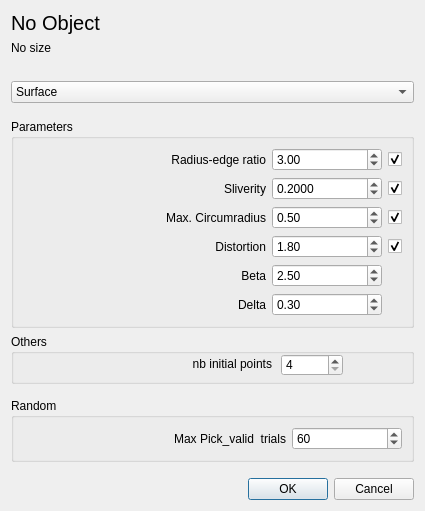
<?xml version="1.0" encoding="UTF-8"?>
<ui version="4.0">
 <class>Aniso_meshing_dialog</class>
 <widget class="QDialog" name="Aniso_meshing_dialog">
  <property name="enabled">
   <bool>true</bool>
  </property>
  <property name="geometry">
   <rect>
    <x>0</x>
    <y>0</y>
    <width>425</width>
    <height>493</height>
   </rect>
  </property>
  <property name="windowTitle">
   <string>Meshing criteria</string>
  </property>
  <layout class="QVBoxLayout" name="verticalLayout">
   <item>
    <widget class="QLabel" name="objectName">
     <property name="font">
      <font>
       <pointsize>15</pointsize>
      </font>
     </property>
     <property name="text">
      <string>No Object</string>
     </property>
    </widget>
   </item>
   <item>
    <widget class="QLabel" name="objectNameSize">
     <property name="text">
      <string>No size</string>
     </property>
    </widget>
   </item>
   <item>
    <spacer name="verticalSpacer_4">
     <property name="orientation">
      <enum>Qt::Vertical</enum>
     </property>
     <property name="sizeType">
      <enum>QSizePolicy::Minimum</enum>
     </property>
     <property name="sizeHint" stdset="0">
      <size>
       <width>20</width>
       <height>20</height>
      </size>
     </property>
    </spacer>
   </item>
   <item>
    <widget class="QComboBox" name="dimension">
     <property name="currentIndex">
      <number>0</number>
     </property>
     <property name="insertPolicy">
      <enum>QComboBox::NoInsert</enum>
     </property>
     <property name="sizeAdjustPolicy">
      <enum>QComboBox::AdjustToMinimumContentsLength</enum>
     </property>
     <item>
      <property name="text">
       <string>Surface</string>
      </property>
     </item>
     <item>
      <property name="text">
       <string>Volume</string>
      </property>
     </item>
    </widget>
   </item>
   <item>
    <spacer name="verticalSpacer_2">
     <property name="orientation">
      <enum>Qt::Vertical</enum>
     </property>
     <property name="sizeType">
      <enum>QSizePolicy::Fixed</enum>
     </property>
     <property name="sizeHint" stdset="0">
      <size>
       <width>20</width>
       <height>10</height>
      </size>
     </property>
    </spacer>
   </item>
   <item>
    <widget class="QGroupBox" name="groupBox">
     <property name="title">
      <string>Parameters</string>
     </property>
     <layout class="QGridLayout" name="gridLayout_2" rowstretch="0,0,0,0,0,0" columnstretch="2,0,0">
      <item row="0" column="0">
       <widget class="QLabel" name="radiusEdgeRatio_label">
        <property name="text">
         <string>Radius-edge ratio</string>
        </property>
        <property name="alignment">
         <set>Qt::AlignRight|Qt::AlignTrailing|Qt::AlignVCenter</set>
        </property>
        <property name="buddy">
         <cstring>radius_edge_ratio</cstring>
        </property>
       </widget>
      </item>
      <item row="0" column="1">
       <widget class="QDoubleSpinBox" name="radius_edge_ratio">
        <property name="minimumSize">
         <size>
          <width>110</width>
          <height>0</height>
         </size>
        </property>
        <property name="singleStep">
         <double>0.100000000000000</double>
        </property>
        <property name="value">
         <double>3.000000000000000</double>
        </property>
       </widget>
      </item>
      <item row="0" column="2">
       <widget class="QCheckBox" name="noRadiusEdgeRatio">
        <property name="toolTip">
         <string>Enable/Disable parameter</string>
        </property>
        <property name="text">
         <string/>
        </property>
        <property name="checked">
         <bool>true</bool>
        </property>
       </widget>
      </item>
      <item row="1" column="0">
       <widget class="QLabel" name="sliverity_label">
        <property name="text">
         <string>Sliverity</string>
        </property>
        <property name="alignment">
         <set>Qt::AlignRight|Qt::AlignTrailing|Qt::AlignVCenter</set>
        </property>
        <property name="buddy">
         <cstring>sliverity</cstring>
        </property>
       </widget>
      </item>
      <item row="1" column="1">
       <widget class="QDoubleSpinBox" name="sliverity">
        <property name="minimumSize">
         <size>
          <width>110</width>
          <height>0</height>
         </size>
        </property>
        <property name="decimals">
         <number>4</number>
        </property>
        <property name="singleStep">
         <double>0.100000000000000</double>
        </property>
        <property name="value">
         <double>0.200000000000000</double>
        </property>
       </widget>
      </item>
      <item row="1" column="2">
       <widget class="QCheckBox" name="noSliverity">
        <property name="toolTip">
         <string>Enable/Disable parameter</string>
        </property>
        <property name="text">
         <string/>
        </property>
        <property name="checked">
         <bool>true</bool>
        </property>
       </widget>
      </item>
      <item row="2" column="0">
       <widget class="QLabel" name="circumradius_label">
        <property name="text">
         <string>Max. Circumradius</string>
        </property>
        <property name="alignment">
         <set>Qt::AlignRight|Qt::AlignTrailing|Qt::AlignVCenter</set>
        </property>
        <property name="buddy">
         <cstring>circumradius</cstring>
        </property>
       </widget>
      </item>
      <item row="2" column="1">
       <widget class="QDoubleSpinBox" name="circumradius">
        <property name="minimumSize">
         <size>
          <width>110</width>
          <height>0</height>
         </size>
        </property>
        <property name="minimum">
         <double>0.000000000000000</double>
        </property>
        <property name="maximum">
         <double>100.000000000000000</double>
        </property>
        <property name="singleStep">
         <double>0.100000000000000</double>
        </property>
        <property name="value">
         <double>0.500000000000000</double>
        </property>
       </widget>
      </item>
      <item row="2" column="2">
       <widget class="QCheckBox" name="noCircumradius">
        <property name="toolTip">
         <string>Enable/Disable parameter</string>
        </property>
        <property name="text">
         <string/>
        </property>
        <property name="checked">
         <bool>true</bool>
        </property>
       </widget>
      </item>
      <item row="3" column="1">
       <widget class="QDoubleSpinBox" name="distortion">
        <property name="singleStep">
         <double>0.100000000000000</double>
        </property>
        <property name="value">
         <double>1.800000000000000</double>
        </property>
       </widget>
      </item>
      <item row="3" column="0">
       <widget class="QLabel" name="distortion_label">
        <property name="layoutDirection">
         <enum>Qt::LeftToRight</enum>
        </property>
        <property name="text">
         <string>Distortion</string>
        </property>
        <property name="alignment">
         <set>Qt::AlignRight|Qt::AlignTrailing|Qt::AlignVCenter</set>
        </property>
       </widget>
      </item>
      <item row="3" column="2">
       <widget class="QCheckBox" name="noDistortion">
        <property name="text">
         <string/>
        </property>
        <property name="checked">
         <bool>true</bool>
        </property>
       </widget>
      </item>
      <item row="4" column="0">
       <widget class="QLabel" name="beta_label">
        <property name="text">
         <string>Beta</string>
        </property>
        <property name="alignment">
         <set>Qt::AlignRight|Qt::AlignTrailing|Qt::AlignVCenter</set>
        </property>
       </widget>
      </item>
      <item row="4" column="1">
       <widget class="QDoubleSpinBox" name="beta">
        <property name="singleStep">
         <double>0.100000000000000</double>
        </property>
        <property name="value">
         <double>2.500000000000000</double>
        </property>
       </widget>
      </item>
      <item row="5" column="0">
       <widget class="QLabel" name="delta_label">
        <property name="text">
         <string>Delta</string>
        </property>
        <property name="alignment">
         <set>Qt::AlignRight|Qt::AlignTrailing|Qt::AlignVCenter</set>
        </property>
       </widget>
      </item>
      <item row="5" column="1">
       <widget class="QDoubleSpinBox" name="delta">
        <property name="singleStep">
         <double>0.100000000000000</double>
        </property>
        <property name="value">
         <double>0.300000000000000</double>
        </property>
       </widget>
      </item>
     </layout>
    </widget>
   </item>
   <item>
    <spacer name="verticalSpacer_5">
     <property name="orientation">
      <enum>Qt::Vertical</enum>
     </property>
     <property name="sizeHint" stdset="0">
      <size>
       <width>20</width>
       <height>40</height>
      </size>
     </property>
    </spacer>
   </item>
   <item>
    <spacer name="verticalSpacer_6">
     <property name="orientation">
      <enum>Qt::Vertical</enum>
     </property>
     <property name="sizeHint" stdset="0">
      <size>
       <width>20</width>
       <height>40</height>
      </size>
     </property>
    </spacer>
   </item>
   <item>
    <widget class="QGroupBox" name="groupBox_3">
     <property name="minimumSize">
      <size>
       <width>0</width>
       <height>50</height>
      </size>
     </property>
     <property name="title">
      <string>Others</string>
     </property>
     <widget class="QLabel" name="nbInitPointLabel">
      <property name="geometry">
       <rect>
        <x>180</x>
        <y>20</y>
        <width>81</width>
        <height>20</height>
       </rect>
      </property>
      <property name="text">
       <string>nb initial points</string>
      </property>
      <property name="alignment">
       <set>Qt::AlignRight|Qt::AlignTrailing|Qt::AlignVCenter</set>
      </property>
     </widget>
     <widget class="QDoubleSpinBox" name="nbInitialPoints">
      <property name="geometry">
       <rect>
        <x>270</x>
        <y>20</y>
        <width>62</width>
        <height>22</height>
       </rect>
      </property>
      <property name="decimals">
       <number>0</number>
      </property>
      <property name="minimum">
       <double>4.000000000000000</double>
      </property>
      <property name="maximum">
       <double>1000.000000000000000</double>
      </property>
     </widget>
    </widget>
   </item>
   <item>
    <spacer name="verticalSpacer">
     <property name="orientation">
      <enum>Qt::Vertical</enum>
     </property>
     <property name="sizeType">
      <enum>QSizePolicy::Minimum</enum>
     </property>
     <property name="sizeHint" stdset="0">
      <size>
       <width>20</width>
       <height>8</height>
      </size>
     </property>
    </spacer>
   </item>
   <item>
    <widget class="QGroupBox" name="groupBox_2">
     <property name="title">
      <string>Random</string>
     </property>
     <layout class="QGridLayout" name="gridLayout_3" columnstretch="2,0">
      <item row="0" column="1">
       <widget class="QDoubleSpinBox" name="maxTries">
        <property name="minimumSize">
         <size>
          <width>110</width>
          <height>0</height>
         </size>
        </property>
        <property name="decimals">
         <number>0</number>
        </property>
        <property name="maximum">
         <double>1000.000000000000000</double>
        </property>
        <property name="value">
         <double>60.000000000000000</double>
        </property>
       </widget>
      </item>
      <item row="0" column="0">
       <widget class="QLabel" name="maxTries_label">
        <property name="text">
         <string>Max Pick_valid  trials</string>
        </property>
        <property name="alignment">
         <set>Qt::AlignRight|Qt::AlignTrailing|Qt::AlignVCenter</set>
        </property>
       </widget>
      </item>
     </layout>
    </widget>
   </item>
   <item>
    <spacer name="verticalSpacer_3">
     <property name="orientation">
      <enum>Qt::Vertical</enum>
     </property>
     <property name="sizeType">
      <enum>QSizePolicy::Fixed</enum>
     </property>
     <property name="sizeHint" stdset="0">
      <size>
       <width>20</width>
       <height>10</height>
      </size>
     </property>
    </spacer>
   </item>
   <item>
    <widget class="QDialogButtonBox" name="buttonBox">
     <property name="orientation">
      <enum>Qt::Horizontal</enum>
     </property>
     <property name="standardButtons">
      <set>QDialogButtonBox::Cancel|QDialogButtonBox::Ok</set>
     </property>
    </widget>
   </item>
  </layout>
 </widget>
 <resources/>
 <connections>
  <connection>
   <sender>buttonBox</sender>
   <signal>accepted()</signal>
   <receiver>Aniso_meshing_dialog</receiver>
   <slot>accept()</slot>
   <hints>
    <hint type="sourcelabel">
     <x>384</x>
     <y>191</y>
    </hint>
    <hint type="destinationlabel">
     <x>157</x>
     <y>195</y>
    </hint>
   </hints>
  </connection>
  <connection>
   <sender>buttonBox</sender>
   <signal>rejected()</signal>
   <receiver>Aniso_meshing_dialog</receiver>
   <slot>reject()</slot>
   <hints>
    <hint type="sourcelabel">
     <x>384</x>
     <y>191</y>
    </hint>
    <hint type="destinationlabel">
     <x>286</x>
     <y>195</y>
    </hint>
   </hints>
  </connection>
 </connections>
</ui>
